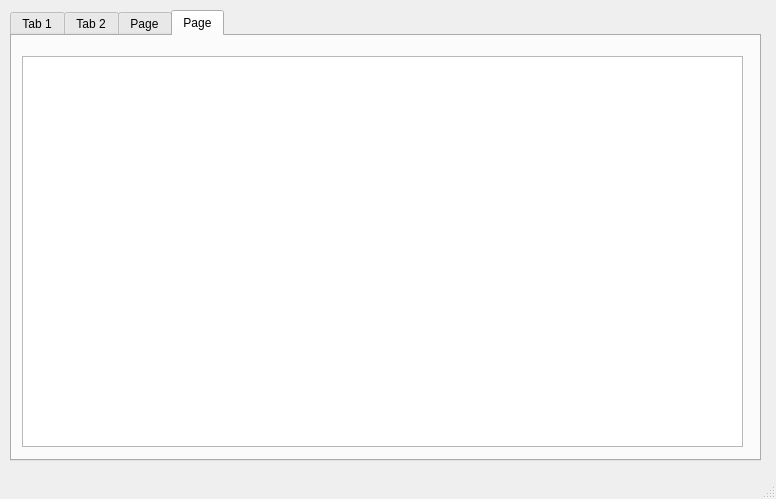
<?xml version="1.0" encoding="UTF-8"?>
<ui version="4.0">
 <class>StudentWindow</class>
 <widget class="QMainWindow" name="StudentWindow">
  <property name="geometry">
   <rect>
    <x>0</x>
    <y>0</y>
    <width>776</width>
    <height>499</height>
   </rect>
  </property>
  <property name="windowTitle">
   <string>MainWindow</string>
  </property>
  <widget class="QWidget" name="centralwidget">
   <widget class="QTabWidget" name="tabWidget">
    <property name="geometry">
     <rect>
      <x>10</x>
      <y>10</y>
      <width>751</width>
      <height>451</height>
     </rect>
    </property>
    <property name="currentIndex">
     <number>3</number>
    </property>
    <widget class="QWidget" name="tab_1">
     <attribute name="title">
      <string>Tab 1</string>
     </attribute>
     <widget class="QLabel" name="label">
      <property name="geometry">
       <rect>
        <x>200</x>
        <y>120</y>
        <width>111</width>
        <height>16</height>
       </rect>
      </property>
      <property name="text">
       <string>Фамилия</string>
      </property>
     </widget>
     <widget class="QLabel" name="label_2">
      <property name="geometry">
       <rect>
        <x>200</x>
        <y>140</y>
        <width>111</width>
        <height>16</height>
       </rect>
      </property>
      <property name="text">
       <string>Имя</string>
      </property>
     </widget>
     <widget class="QLabel" name="label_3">
      <property name="geometry">
       <rect>
        <x>200</x>
        <y>160</y>
        <width>111</width>
        <height>16</height>
       </rect>
      </property>
      <property name="text">
       <string>Отчетсво</string>
      </property>
     </widget>
     <widget class="QLabel" name="surnameLabel">
      <property name="geometry">
       <rect>
        <x>310</x>
        <y>120</y>
        <width>131</width>
        <height>16</height>
       </rect>
      </property>
      <property name="text">
       <string>TextLabel</string>
      </property>
     </widget>
     <widget class="QLabel" name="nameLabel">
      <property name="geometry">
       <rect>
        <x>310</x>
        <y>140</y>
        <width>131</width>
        <height>16</height>
       </rect>
      </property>
      <property name="text">
       <string>TextLabel</string>
      </property>
     </widget>
     <widget class="QLabel" name="fatherNameLabel">
      <property name="geometry">
       <rect>
        <x>310</x>
        <y>160</y>
        <width>131</width>
        <height>16</height>
       </rect>
      </property>
      <property name="text">
       <string>TextLabel</string>
      </property>
     </widget>
     <widget class="QLabel" name="classLabel">
      <property name="geometry">
       <rect>
        <x>310</x>
        <y>240</y>
        <width>131</width>
        <height>16</height>
       </rect>
      </property>
      <property name="text">
       <string>TextLabel</string>
      </property>
     </widget>
     <widget class="QLabel" name="label_8">
      <property name="geometry">
       <rect>
        <x>200</x>
        <y>240</y>
        <width>111</width>
        <height>16</height>
       </rect>
      </property>
      <property name="text">
       <string>Клас</string>
      </property>
     </widget>
     <widget class="QLabel" name="groupLabel">
      <property name="geometry">
       <rect>
        <x>310</x>
        <y>260</y>
        <width>131</width>
        <height>16</height>
       </rect>
      </property>
      <property name="text">
       <string>TextLabel</string>
      </property>
     </widget>
     <widget class="QLabel" name="label_10">
      <property name="geometry">
       <rect>
        <x>200</x>
        <y>260</y>
        <width>111</width>
        <height>16</height>
       </rect>
      </property>
      <property name="text">
       <string>Группа</string>
      </property>
     </widget>
     <widget class="QLabel" name="studentIdLabel">
      <property name="geometry">
       <rect>
        <x>310</x>
        <y>80</y>
        <width>131</width>
        <height>16</height>
       </rect>
      </property>
      <property name="text">
       <string>TextLabel</string>
      </property>
     </widget>
     <widget class="QLabel" name="label_12">
      <property name="geometry">
       <rect>
        <x>200</x>
        <y>80</y>
        <width>111</width>
        <height>16</height>
       </rect>
      </property>
      <property name="text">
       <string>Учетный номер</string>
      </property>
     </widget>
     <widget class="QLabel" name="birthdateLabel">
      <property name="geometry">
       <rect>
        <x>310</x>
        <y>180</y>
        <width>131</width>
        <height>16</height>
       </rect>
      </property>
      <property name="text">
       <string>TextLabel</string>
      </property>
     </widget>
     <widget class="QLabel" name="label_9">
      <property name="geometry">
       <rect>
        <x>200</x>
        <y>180</y>
        <width>111</width>
        <height>16</height>
       </rect>
      </property>
      <property name="text">
       <string>Дата рождения</string>
      </property>
     </widget>
     <widget class="QGraphicsView" name="graphicsView">
      <property name="geometry">
       <rect>
        <x>50</x>
        <y>80</y>
        <width>111</width>
        <height>141</height>
       </rect>
      </property>
     </widget>
    </widget>
    <widget class="QWidget" name="tab_2">
     <attribute name="title">
      <string>Tab 2</string>
     </attribute>
     <widget class="QTableView" name="raspisanieTableView">
      <property name="geometry">
       <rect>
        <x>10</x>
        <y>20</y>
        <width>721</width>
        <height>391</height>
       </rect>
      </property>
     </widget>
    </widget>
    <widget class="QWidget" name="tab_3">
     <property name="font">
      <font>
       <weight>50</weight>
       <bold>false</bold>
      </font>
     </property>
     <attribute name="title">
      <string>Page</string>
     </attribute>
     <widget class="QTableView" name="zurnalTableView">
      <property name="geometry">
       <rect>
        <x>10</x>
        <y>20</y>
        <width>721</width>
        <height>391</height>
       </rect>
      </property>
     </widget>
    </widget>
    <widget class="QWidget" name="tab">
     <attribute name="title">
      <string>Page</string>
     </attribute>
     <widget class="QTableView" name="uchebniPlanTableView">
      <property name="geometry">
       <rect>
        <x>10</x>
        <y>20</y>
        <width>721</width>
        <height>391</height>
       </rect>
      </property>
     </widget>
    </widget>
   </widget>
  </widget>
  <widget class="QMenuBar" name="menubar">
   <property name="geometry">
    <rect>
     <x>0</x>
     <y>0</y>
     <width>776</width>
     <height>21</height>
    </rect>
   </property>
  </widget>
  <widget class="QStatusBar" name="statusbar"/>
 </widget>
 <resources/>
 <connections/>
</ui>
